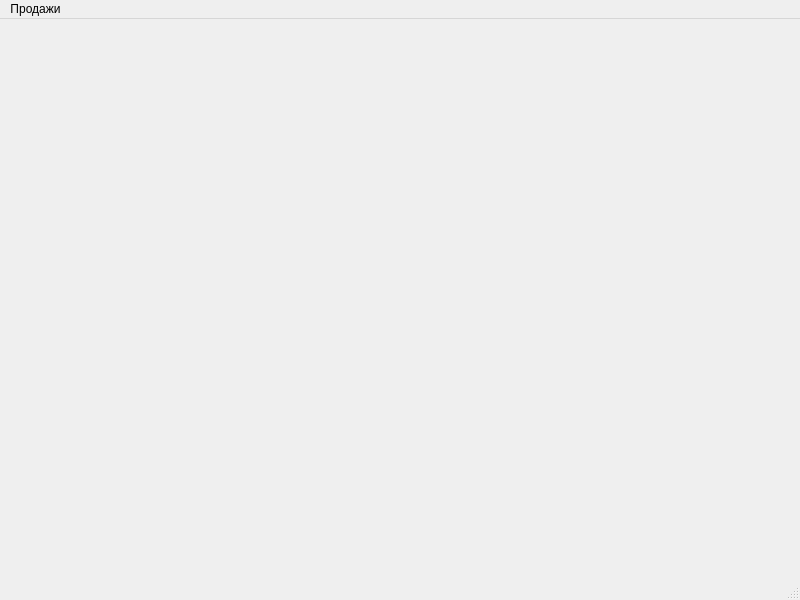
<?xml version="1.0" encoding="UTF-8"?>
<ui version="4.0">
 <class>MainWindow</class>
 <widget class="QMainWindow" name="MainWindow">
  <property name="geometry">
   <rect>
    <x>0</x>
    <y>0</y>
    <width>800</width>
    <height>600</height>
   </rect>
  </property>
  <property name="minimumSize">
   <size>
    <width>800</width>
    <height>600</height>
   </size>
  </property>
  <property name="maximumSize">
   <size>
    <width>800</width>
    <height>600</height>
   </size>
  </property>
  <property name="windowTitle">
   <string>MainWindow</string>
  </property>
  <property name="styleSheet">
   <string notr="true">#product_search{
	background: red;
}</string>
  </property>
  <widget class="QWidget" name="centralwidget"/>
  <widget class="QMenuBar" name="menubar">
   <property name="geometry">
    <rect>
     <x>0</x>
     <y>0</y>
     <width>800</width>
     <height>25</height>
    </rect>
   </property>
   <widget class="QMenu" name="sales">
    <property name="title">
     <string>Продажи</string>
    </property>
    <addaction name="new_sale"/>
   </widget>
   <addaction name="sales"/>
  </widget>
  <widget class="QStatusBar" name="statusbar"/>
  <action name="new_sale">
   <property name="text">
    <string>Новая продажа</string>
   </property>
  </action>
 </widget>
 <resources/>
 <connections/>
</ui>
